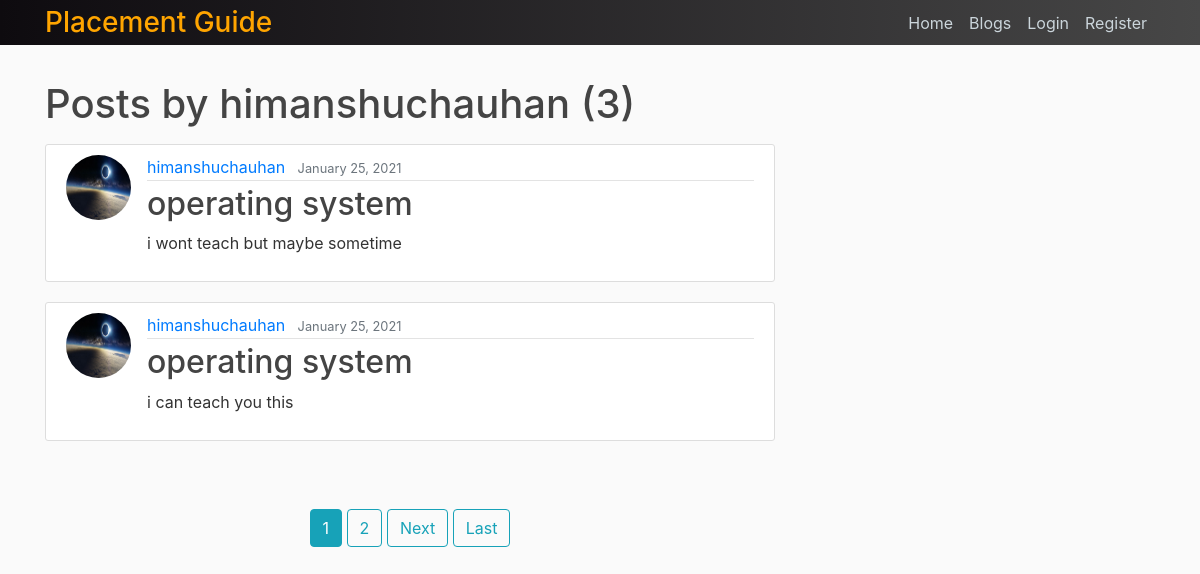
Before: /home/placement/user/himanshuchauhan with the older database file.
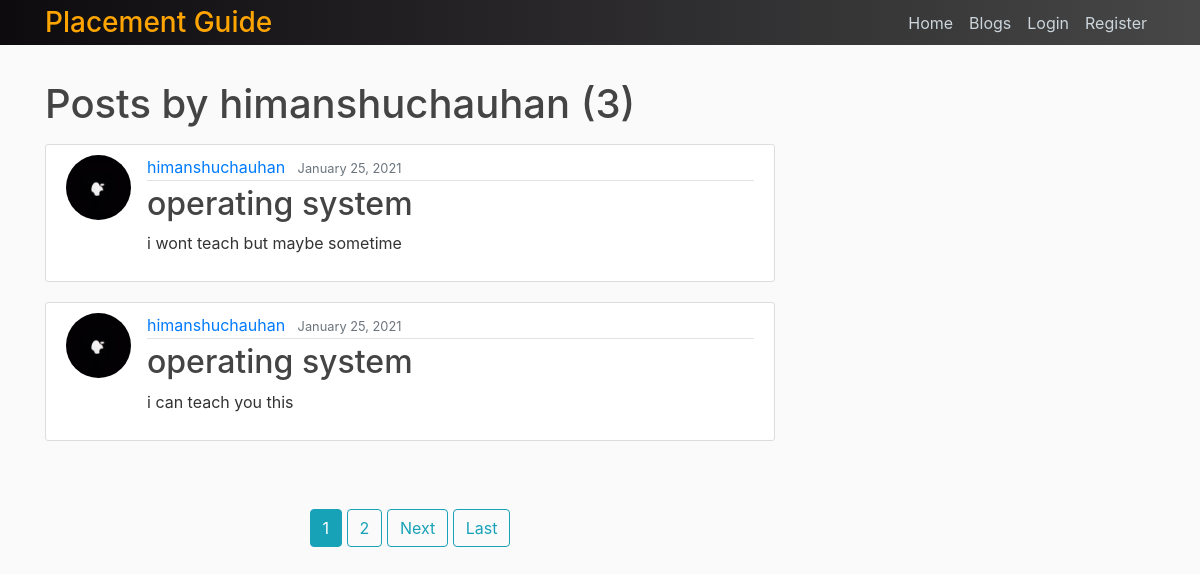
After: the same page with the newer database file.
### placement/models.py (models this page shows, shortened)
class Post(models.Model):
    title = models.CharField(max_length=100)
    content = models.TextField()
    date_posted = models.DateTimeField(default=timezone.now)
    author = models.ForeignKey(User,on_delete=models.CASCADE)

### user_profile/models.py (models this page shows, shortened)
class Profile(models.Model):
    user = models.OneToOneField(User,on_delete=models.CASCADE)
    image = models.ImageField(default='default.jpg',upload_to='profile_pics') # this upload to tells us the directory name where all the user profile pics will be saved so

### placement/views.py (the view)
# urls.py: path('user/<str:username>',UserPostListView.as_view(),name='user-posts'),
class UserPostListView(ListView):  #  here we are creating the page where all the personally uploaded post by any user will be displayed
    model = Post
    template_name = 'placement/user_posts.html'
    context_object_name = 'posts' # here we are defining that for the context of this view we will use the posts
    paginate_by = 2 # when we will have many posts then we want to show only assume 2 posts per page so here we are dividing the posts and making the page
    def get_queryset(self):  # we will modify the List by overloading this function and only show the current user posts
        user = get_object_or_404(User,username=self.kwargs.get('username'))  # here we are capturing the username and store it in the user otherwise we will show 404 error.
        return Post.objects.filter(author=user).order_by('-date_posted') # this will restrict the page to show the post only related to that user and order them by latest->old.

### placement/templates/placement/user_posts.html (shortened to what this page needs)
{% extends "placement/base.html" %}
{% load static %}
{% block content %}
<h1 class="mb-3">Posts by {{ view.kwargs.username }} ({{ page_obj.paginator.count }})</h1>
{% for post in posts %}
    <article class="media content-section">
        <img class="rounded-circle article-img" src="{{ post.author.profile.image.url }}">
        <div class="media-body">
            <div class="article-metadata">
                <a class="mr-2" href="{% url 'user-posts' post.author.username %}">{{ post.author }}</a>
                <small class="text-muted">{{ post.date_posted|date:"F d, Y" }}</small>
            </div>
            <h2><a class="article-title" href="{% url 'blog' post.id %}">{{ post.title }}</a></h2>
            <p class="article-content">{{ post.content }}</p>
        </div>
    </article>
{% endfor %}
<br><br>
<div align=center>
{% if is_paginated %}
     {% for num in page_obj.paginator.page_range %}
        {% if page_obj.number == num %}
            <a class="btn btn-info mb-4" href="?page={{ num }}">{{num}}</a>
        {% elif num > page_obj.number|add:'-3' and num < page_obj.number|add:'+3' %}
            <a class="btn btn-outline-info mb-4" href="?page={{ num }}">{{num}}</a>
        {% endif %}
     {% endfor %}
     {% if page_obj.has_next %}
        <a class="btn btn-outline-info mb-4" href="?page={{ page_obj.next_page_number }}">Next</a>
        <a class="btn btn-outline-info mb-4" href="?page={{ page_obj.paginator.num_pages }}">Last</a>
    {% endif %}
</div>
{% endif %}
{% endblock content %}

Changed rows visible on the page:
changed through a linked row, Post "i wont teach but maybe sometime": author.profile.image: a different picture
changed through a linked row, Post "i can teach you this": author.profile.image: a different picture
